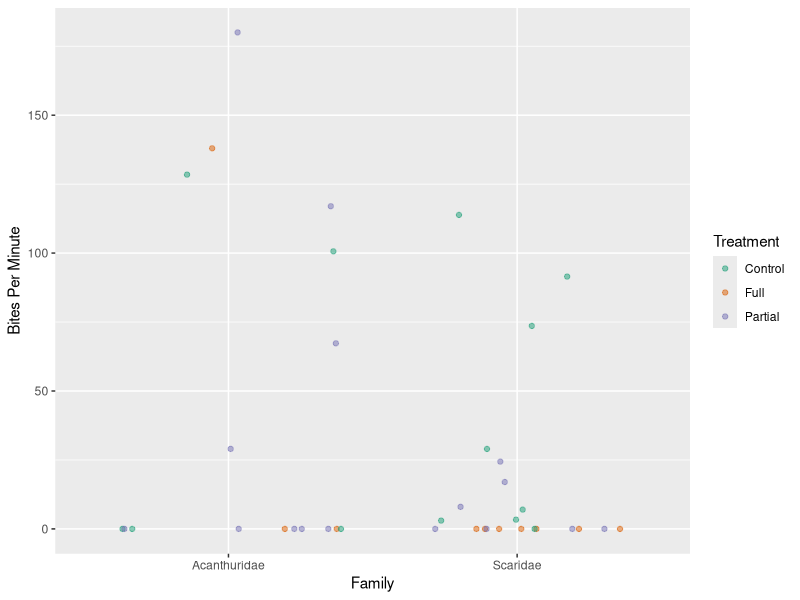

This figure's R source:
## ---- chunk 1
knitr::opts_chunk$set(echo = TRUE)
library(tidyverse)

### All libraries must be loaded in this chunk
### Any global options you'd like to set (a global ggplot theme for example) should go here
## ---- chunk 2
## Read in and save your two tidy CSV files here for downstream use. 
## Show their output with head() for reproduciblity!
read_csv("treatment_results.csv") -> treatment_results
head(treatment_results)
read_csv("plot_bites.csv") -> plot_bites
head(plot_bites)
## ---- chunk 3
## Code to prepare data for plotting goes here. 
## It should save a dataset you can use to plot in the next chunk.
plot_bites %>%
  filter(family == c("Acanthuridae", "Scaridae"), treatment == c("Full", "Partial", "Control")) %>% 
  #only need the two families according to previos graph and then filtered all treatment types
  select(treatment,family,timeCorrBites) -> new_bites_hour
  #out of all the columns, only needed treatment, family, and timeCorrBites

head(new_bites_hour)
#making sure it has all necessary components for graph
## ---- chunk 4
## plot the data here.
## ensure an appropriate figure size and legible output by setting the fig.width and fig.height for this chunk
new_bites_hour %>%
  ggplot(aes(x = family, y= timeCorrBites)) +
  geom_jitter(aes(color=treatment), alpha=0.5)+ #used alpha so can guarantee seeing all of the points
  scale_color_brewer(palette= "Dark2") + #colorblind friendly palette
  labs(x = "Family", y = "Bites Per Minute", color = "Treatment") ->figure3b 
  #as per the metadata, it is by minute not hour

figure3b

## ---- chunk 5
## Code to prepare data for plotting goes here. 
## It should save a dataset you can use to plot in the next chunk.


## ---- chunk 6
## plot the data here.
## ensure an appropriate figure size and legible output by setting the fig.width and fig.height for this chunk
## ---- chunk 7
## Code to prepare data for plotting goes here. 
## It should save a dataset you can use to plot in the next chunk.
## ---- chunk 8
## plot the data here.
## ensure an appropriate figure size and legible output by setting the fig.width and fig.height for this chunk
## ---- chunk 9
## Code to prepare data for plotting goes here. 
## It should save a dataset you can use to plot in the next chunk.
## ---- chunk 10
## plot the data here.
## ensure an appropriate figure size and legible output by setting the fig.width and fig.height for this chunk
## ---- chunk 11
## Code to prepare data for plotting goes here. 
## It should save a dataset you can use to plot in the next chunk.
## ---- chunk 12
## plot the data here.
## ensure an appropriate figure size and legible output by setting the fig.width and fig.height for this chunk
